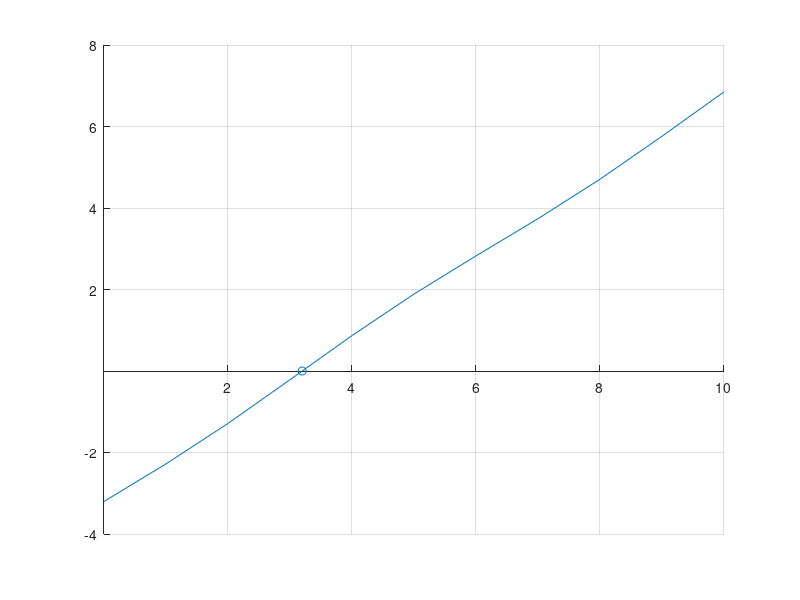

This figure's MATLAB source:
%bisection method solution
clc; clear;
t = 350;
T = 687; %orbital period (days)
e = 0.0934; %orbital eccentricity
f = @(E) E -(2*pi()*t)/T - e*sin(E);
eps = (10^-6)/100;

grid on
hold on
set(gca, 'XAxisLocation', 'origin') %frame the grid more conventionally
set(gca, 'YAxisLocation', 'origin') %^^

range = 0:10;
plot(range, f(range))

xli = 0;
xui = 5;
xl = xli;
xu = xui;
xr = (xl+xu)/2;
iterations = 0; % set iterations to be incremented later
error = 1000; %high so while loop will run >=1 times


while abs(error) >= eps %stopping criterion
    xold = xr; %save prev xr guess to use with approximate relative error calculation
    iterations = iterations + 1; %increment iterations
    
    if f(xl) * f(xr) <= 0 %check for sign change in lower bracket
        xu = xr; %update bracket accoordingly
    else %no sign change in lower bracker
        xl = xr; %update bracket accoordingly
    end
    
    xr = (xl+xu)/2; %update guess accoording to the bisection method    
    error = (xr - xold); %calculate approximate relative error
end

scatter(xr, f(xr), 'o')

fprintf("Bisection Method\n")
fprintf("Initial Bracket: xl=%g, xu=%g\n", xli, xui)
fprintf("Epsilon: %g\n", eps)
fprintf("Number of Iterations: %g\n", iterations)
fprintf("Approximate E: %g\n", xr)
